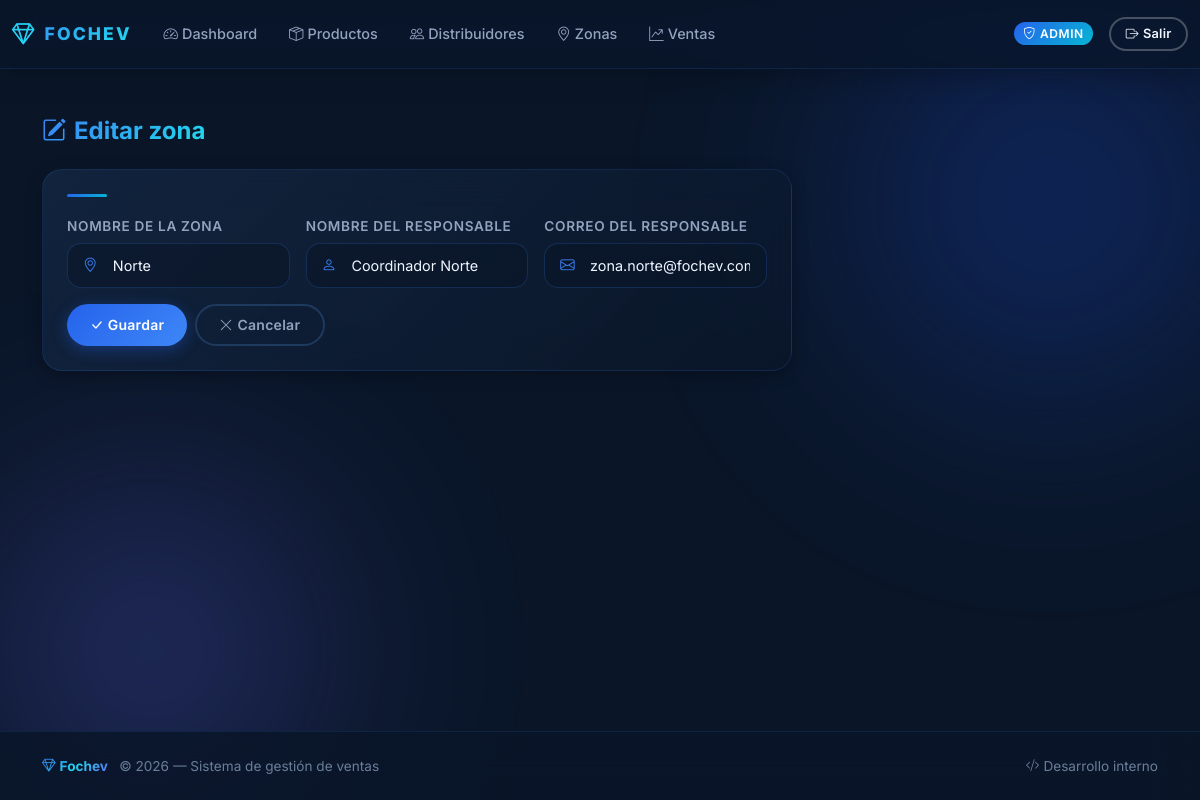
The page /admin/zones/2/edit (signed in) on the database its author committed.
### app.py (models this page shows)
class Zone(db.Model):
    __tablename__ = "zones"
    id = db.Column(db.Integer, primary_key=True)
    name = db.Column(db.String(100), nullable=False, unique=True)
    manager_name = db.Column(db.String(120), nullable=False)
    manager_email = db.Column(db.String(120), nullable=False)
    distributors = db.relationship("User", back_populates="zone", lazy=True)
    orders = db.relationship("Order", back_populates="zone", lazy=True)

### app.py (the view, shortened to what this page needs)
@app.route("/admin/zones/<int:zone_id>/edit", methods=["GET", "POST"])
@login_required(role="admin")
def admin_zone_edit(zone_id):
    z = db.session.get(Zone, zone_id)
    if not z:
        flash("Zona no encontrada.", "danger")
        return redirect(url_for("admin_zones"))
    return render_template("admin_zone_form.html", zone=z)

### app.py (called while the page is built)
@app.before_request
def ensure_db_initialized():
    global _db_initialized
    if not _db_initialized:
        _init_db()

def get_current_user():
    user_id = session.get("user_id")
    if not user_id:
        return None
    return db.session.get(User, user_id)

def login_required(role=None):
    def decorator(fn):
        @wraps(fn)
        def wrapper(*args, **kwargs):
            user = get_current_user()
            if not user:
                flash("Debes iniciar sesión primero.", "warning")
                return redirect(url_for("login"))
            if role and user.role != role:
                flash("No tienes permiso para acceder a esta sección.", "warning")
                return redirect(url_for("index"))
            return fn(*args, **kwargs)
        return wrapper
    return decorator

@app.context_processor
def inject_now():
    return {"now": datetime.utcnow()}

### templates/admin_zone_form.html (shortened to what this page needs)
{% extends "base.html" %}
{% if zone %}
{% set page_title = "Editar zona" %}
{% set page_icon = "bi-pencil-square" %}
{% else %}
{% set page_title = "Nueva zona" %}
{% set page_icon = "bi-plus-circle" %}
{% endif %}
{% block content %}
<div class="page-header animate-in">
    <h1 class="h4">
        <i class="bi {{ page_icon }} me-2" style="color: var(--cyan-400);"></i>{{ page_title }}
    </h1>
</div>
<div class="card animate-in animate-in-1" style="max-width: 750px;">
    <div class="card-body">
        <div class="accent-line"></div>
        <form method="post" class="row g-3">
            <div class="col-md-4">
                <label for="name" class="form-label">Nombre de la zona</label>
                <div class="input-icon-group">
                    <i class="bi bi-geo-alt input-icon"></i>
                    <input type="text" class="form-control" id="name" name="name"
                        value="{{ zone.name if zone else '' }}" required>
                </div>
            </div>
            <div class="col-md-4">
                <label for="manager_name" class="form-label">Nombre del responsable</label>
                <div class="input-icon-group">
                    <i class="bi bi-person input-icon"></i>
                    <input type="text" class="form-control" id="manager_name" name="manager_name"
                        value="{{ zone.manager_name if zone else '' }}" required>
                </div>
            </div>
            <div class="col-md-4">
                <label for="manager_email" class="form-label">Correo del responsable</label>
                <div class="input-icon-group">
                    <i class="bi bi-envelope input-icon"></i>
                    <input type="email" class="form-control" id="manager_email" name="manager_email"
                        value="{{ zone.manager_email if zone else '' }}" required>
                </div>
            </div>
            <div class="col-12 d-flex gap-2">
                <button type="submit" class="btn btn-primary">
                    <i class="bi bi-check-lg me-1"></i>Guardar
                </button>
                <a href="{{ url_for('admin_zones') }}" class="btn btn-outline-secondary">
                    <i class="bi bi-x-lg me-1"></i>Cancelar
                </a>
            </div>
        </form>
    </div>
</div>
{% endblock %}

### rows shown on the page
Zone: name "Norte", manager_name "Coordinador Norte", manager_email "zona.norte@fochev.com"

### other values the page prints
{{ page_title }} "Editar zona"
